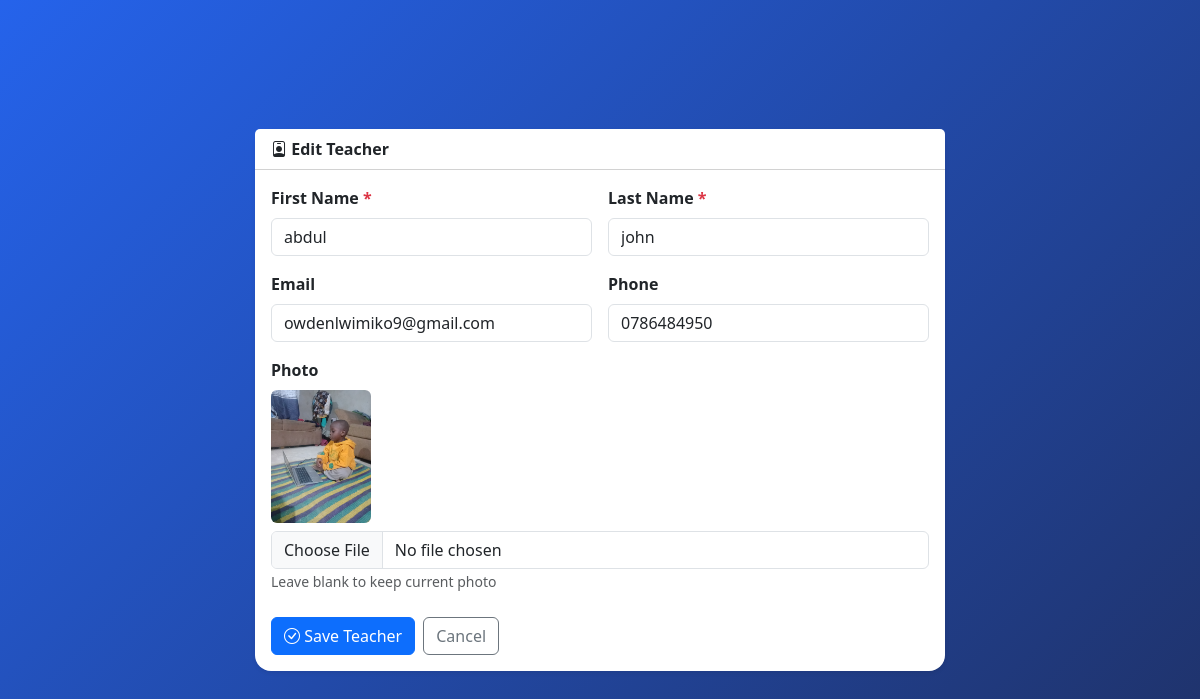
Screenshot of /school-management/academics/teachers/3/edit/ with the database file from the repository.
### academics/models.py (models this page shows, shortened)
class Teacher(models.Model):
    first_name = models.CharField(max_length=100)
    last_name = models.CharField(max_length=100)
    phone = models.CharField(
        max_length=20,
        blank=True
    )
    email = models.EmailField(
        blank=True
    )
    photo = models.ImageField(upload_to='teachers/', blank=True, null=True)
    class Meta:
        ordering = ["first_name", "last_name"]

### academics/views.py (the view)
# urls.py: path('teachers/<int:pk>/edit/', views.teacher_update, name='teacher_update'),
def teacher_update(request, pk):
    teacher = get_object_or_404(Teacher, pk=pk)
    form = TeacherForm(request.POST or None, request.FILES or None, instance=teacher)
    if form.is_valid():
        form.save()
        return redirect('academics:teacher_detail', pk=teacher.pk)
    return render(request, 'academics/teacher_form.html', {'form': form, 'teacher': teacher, 'title': 'Edit Teacher'})

### academics/views.py
class TeacherForm(forms.ModelForm):
    class Meta:
        model = Teacher
        fields = ['first_name', 'last_name', 'email', 'phone', 'photo']
        widgets = {
            'first_name': forms.TextInput(attrs={'class': 'form-control'}),
            'last_name': forms.TextInput(attrs={'class': 'form-control'}),
            'email': forms.EmailInput(attrs={'class': 'form-control'}),
            'phone': forms.TextInput(attrs={'class': 'form-control'}),
            'photo': forms.FileInput(attrs={'class': 'form-control'}),
        }

### academics/templates/academics/teacher_form.html (shortened to what this page needs)
{% extends 'base.html' %}
{% block content %}
<div class="row justify-content-center">
    <div class="col-lg-7">
        <div class="card shadow-sm border-0">
            <div class="card-header bg-white fw-bold">
                <i class="bi bi-person-badge"></i> {{ title }}
            </div>
            <div class="card-body">
                <form method="post" enctype="multipart/form-data">
                    <div class="row g-3">
                        <div class="col-md-6">
                            <label class="form-label fw-semibold">First Name <span class="text-danger">*</span></label>
                            {{ form.first_name }}
                        </div>
                        <div class="col-md-6">
                            <label class="form-label fw-semibold">Last Name <span class="text-danger">*</span></label>
                            {{ form.last_name }}
                        </div>
                        <div class="col-md-6">
                            <label class="form-label fw-semibold">Email</label>
                            {{ form.email }}
                        </div>
                        <div class="col-md-6">
                            <label class="form-label fw-semibold">Phone</label>
                            {{ form.phone }}
                        </div>
                        <div class="col-12">
                            <label class="form-label fw-semibold">Photo</label>
                            {% if teacher.photo %}
                                <div class="mb-2">
                                    <img src="{{ teacher.photo.url }}" class="rounded" width="100">
                                </div>
                            {% endif %}
                            {{ form.photo }}
                            <small class="text-muted">Leave blank to keep current photo</small>
                        </div>
                    </div>
                    <div class="d-flex gap-2 mt-4">
                        <button type="submit" class="btn btn-primary">
                            <i class="bi bi-check-circle"></i> Save Teacher
                        </button>
                        <a href="{% url 'academics:teacher_list' %}" class="btn btn-outline-secondary">
                            Cancel
                        </a>
                    </div>
                </form>
            </div>
        </div>
    </div>
</div>
{% endblock %}

### templates/base.html (style rules this page uses)
:root { --sidebar-bg: #0c152d; --sidebar-active: #2563eb; --primary: #2563eb; --bg-light: #f5f7fb; }
body { background: var(--bg-light); min-height: 100vh; font-family: 'Segoe UI', Tahoma, Geneva, Verdana, sans-serif; }
.login-body { background: linear-gradient(135deg, var(--primary) 0%, #1f3167 100%); display: flex; align-items: center; justify-content: center; }
.card { border: none; border-radius: 16px; box-shadow: 0 3px 15px rgba(0,0,0,0.05); }

### rows the page displays
Teacher: first_name "abdul", last_name "john", email "owdenlwimiko9@gmail.com", phone "0786484950", photo (picture)

### other values shown
{{ title }} "Edit Teacher"
